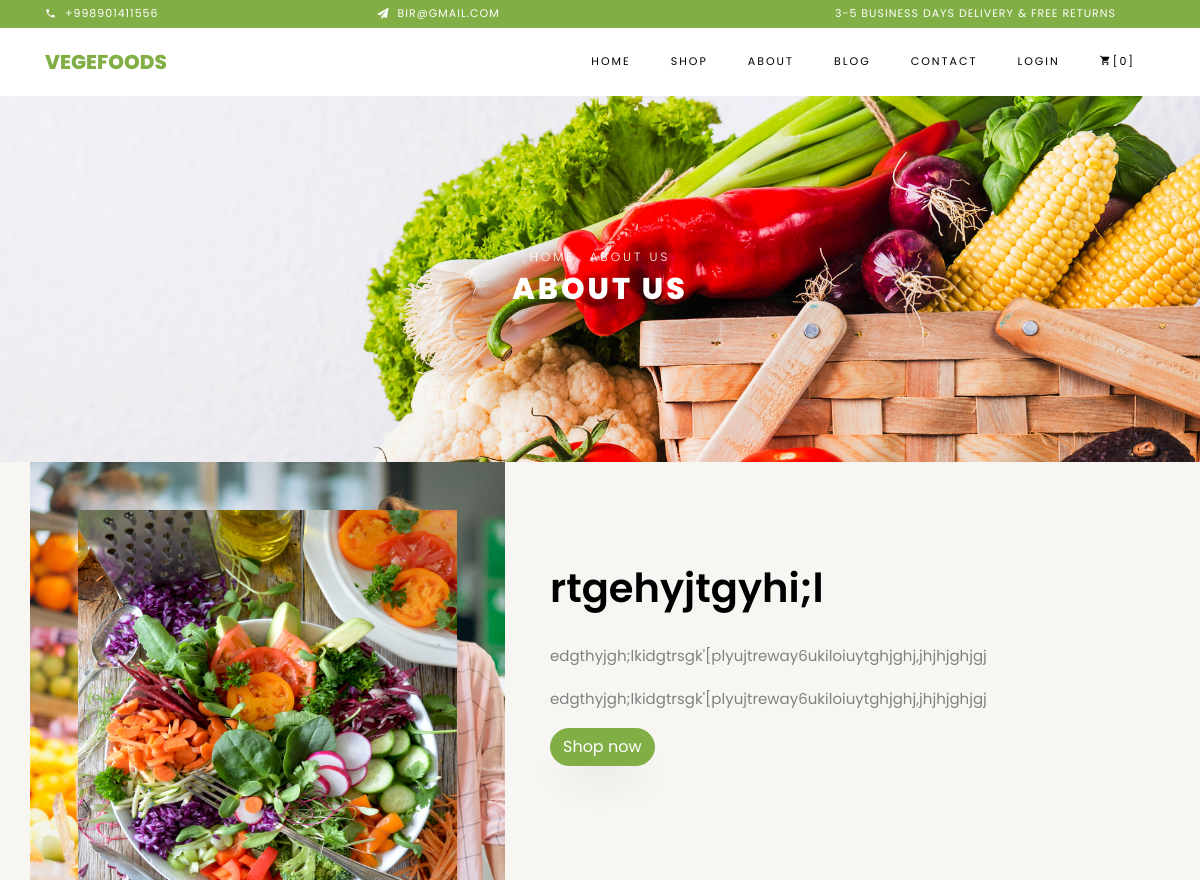
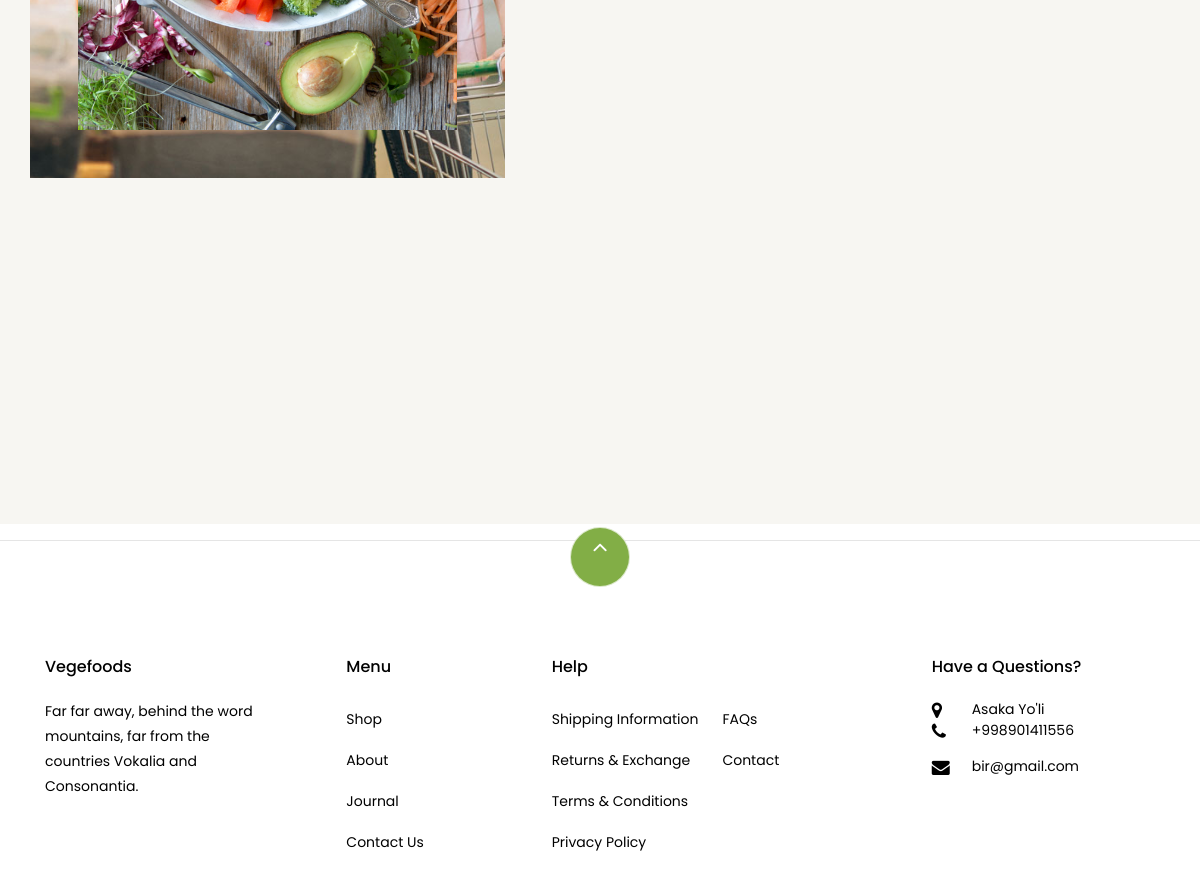
The page /about/ on the database its author committed (2 pictures, top to bottom).
### main/models.py (models this page shows, shortened)
class Info(models.Model):
    address = models.CharField(max_length=255)
    phone_number = models.CharField(max_length=15)
    email = models.CharField(max_length=255)
    website = models.CharField(max_length=200)

class About(models.Model):
    image = models.ImageField(upload_to='about_images/')
    title = models.CharField(max_length=150)
    description = models.CharField(max_length=255)

### main/views.py (the view)
# urls.py: path('about/',about_view , name='about_url'),
def about_view(request):
    if request.user.is_authenticated:
        user = request.user
        basket = Basket.objects.filter(user_id=user.id).count()
    else:
        basket = 0
    context = {
        'basket': basket,
        'about': About.objects.last(),
        'contact': Info.objects.last()
    }
    return render(request, 'about.html', context)

### template/about.html (shortened to what this page needs)
{% extends 'base.html' %}
{% block content %}
{% load static %}
    <div class="hero-wrap hero-bread" style="background-image: url({% static 'images/bg_1.jpg' %});">
      <div class="container">
        <div class="row no-gutters slider-text align-items-center justify-content-center">
          <div class="col-md-9 ftco-animate text-center">
          	<p class="breadcrumbs"><span class="mr-2"><a href="{% url 'index_url' %}">Home</a></span> <span>About us</span></p>
            <h1 class="mb-0 bread">About us</h1>
          </div>
        </div>
      </div>
    </div>
    <section class="ftco-section ftco-no-pb ftco-no-pt bg-light">
			<div class="container">
				<div class="row">
					<div class="col-md-5 p-md-5 img img-2 d-flex justify-content-center align-items-center" style="background-image: url(images/about.jpg);">
						<img style="width:900px; height:500px;" src="{{ about.image.url }}">
					</div>
					<div class="col-md-7 py-5 wrap-about pb-md-5 ftco-animate">
	          <div class="heading-section-bold mb-4 mt-md-5">
	          	<div class="ml-md-0">
		            <h2 class="mb-4">{{ about.title }}</h2>
	            </div>
	          </div>
	          <div class="pb-md-5">
	          	<p>{{about.description}}</p>
							<p>{{about.description}}</p>
							<p><a href="{% url 'shop_url' %}" class="btn btn-primary">Shop now</a></p>
						</div>
					</div>
				</div>
			</div>
		</section>
    <section class="ftco-section bg-light">
			<div class="container">
				<div class="row no-gutters ftco-services">
        </div>
			</div>
		</section>
{% endblock %}

### template/base.html (shortened to what this page needs)
{% load static %}
<!DOCTYPE html>
<html lang="en">
  <head>
    <link rel="stylesheet" href="{% static 'css/open-iconic-bootstrap.min.css' %}">
    <link rel="stylesheet" href="{% static 'css/animate.css' %}">
    <link rel="stylesheet" href="{% static 'css/owl.carousel.min.css' %}">
    <link rel="stylesheet" href="{% static 'css/owl.theme.default.min.css' %}">
    <link rel="stylesheet" href="{% static 'css/magnific-popup.css' %}">
    <link rel="stylesheet" href="{% static 'css/aos.css' %}">
    <link rel="stylesheet" href="{% static 'css/ionicons.min.css' %}">
    <link rel="stylesheet" href="{% static 'css/bootstrap-datepicker.css' %}">
    <link rel="stylesheet" href="{% static 'css/jquery.timepicker.css' %}">
    <link rel="stylesheet" href="{% static 'css/flaticon.css' %}">
    <link rel="stylesheet" href="{% static 'css/icomoon.css' %}">
    <link rel="stylesheet" href="{% static 'css/style.css' %}">
  </head>
  <body class="goto-here">
		<div class="py-1 bg-primary">
    	<div class="container">
    		<div class="row no-gutters d-flex align-items-start align-items-center px-md-0">
	    		<div class="col-lg-12 d-block">
		    		<div class="row d-flex">
		    			<div class="col-md pr-4 d-flex topper align-items-center">
					    	<div class="icon mr-2 d-flex justify-content-center align-items-center"><span class="icon-phone2"></span></div>
						    <span class="text">{{contact.phone_number}}</span>
					    </div>
					    <div class="col-md pr-4 d-flex topper align-items-center">
					    	<div class="icon mr-2 d-flex justify-content-center align-items-center"><span class="icon-paper-plane"></span></div>
						    <span class="text">{{contact.email}}</span>
					    </div>
					    <div class="col-md-5 pr-4 d-flex topper align-items-center text-lg-right">
						    <span class="text">3-5 Business days delivery &amp; Free Returns</span>
					    </div>
				    </div>
			    </div>
		    </div>
		  </div>
    </div>
    <nav class="navbar navbar-expand-lg navbar-dark ftco_navbar bg-dark ftco-navbar-light" id="ftco-navbar">
	    <div class="container">
	      <a class="navbar-brand" href="{% url 'index_url'  %}">Vegefoods</a>
	      <div class="collapse navbar-collapse" id="ftco-nav">
	        <ul class="navbar-nav ml-auto">
	          <li class="nav-item active"><a href="{% url 'index_url' %}" class="nav-link">Home</a></li>
	          <li class="nav-item"><a href="{% url 'shop_url' %}" class="nav-link">Shop</a></li>
	          <li class="nav-item"><a href="{% url 'about_url' %}" class="nav-link">About</a></li>
	          <li class="nav-item"><a href="{% url 'blog_url' %}" class="nav-link">Blog</a></li>
	          <li class="nav-item"><a href="{% url 'contact_url' %}" class="nav-link">Contact</a></li>
                {% if user.is_authenticated %}
                <li class="nav-item"><a href="{% url 'account_url' %}" class="nav-link">Account</a></li>
	          <li class="nav-item cta cta-colored"><a href="{% url 'cart_url' %}" class="nav-link"><span class="icon-shopping_cart"></span>[{{basket}}]</a></li>
                {% else %}
                <li class="nav-item"><a href="{% url 'login_url' %}" class="nav-link">Login</a></li>
	          <li class="nav-item cta cta-colored"><a href="{% url 'cart_url' %}" class="nav-link"><span class="icon-shopping_cart"></span>[0]</a></li>
                {% endif %}
	        </ul>
	      </div>
	    </div>
	  </nav>
{% block content %}
{% endblock %}
    <footer class="ftco-footer ftco-section">
      <div class="container">
      	<div class="row">
      		<div class="mouse">
						<a href="#" class="mouse-icon">
							<div class="mouse-wheel"><span class="ion-ios-arrow-up"></span></div>
						</a>
					</div>
      	</div>
        <div class="row mb-5">
          <div class="col-md">
            <div class="ftco-footer-widget mb-4">
              <h2 class="ftco-heading-2">Vegefoods</h2>
              <p>Far far away, behind the word mountains, far from the countries Vokalia and Consonantia.</p>
            </div>
          </div>
          <div class="col-md">
            <div class="ftco-footer-widget mb-4 ml-md-5">
              <h2 class="ftco-heading-2">Menu</h2>
              <ul class="list-unstyled">
                <li><a href="#" class="py-2 d-block">Shop</a></li>
                <li><a href="#" class="py-2 d-block">About</a></li>
                <li><a href="#" class="py-2 d-block">Journal</a></li>
                <li><a href="#" class="py-2 d-block">Contact Us</a></li>
              </ul>
            </div>
          </div>
          <div class="col-md-4">
             <div class="ftco-footer-widget mb-4">
              <h2 class="ftco-heading-2">Help</h2>
              <div class="d-flex">
	              <ul class="list-unstyled mr-l-5 pr-l-3 mr-4">
	                <li><a href="#" class="py-2 d-block">Shipping Information</a></li>
	                <li><a href="#" class="py-2 d-block">Returns &amp; Exchange</a></li>
	                <li><a href="#" class="py-2 d-block">Terms &amp; Conditions</a></li>
	                <li><a href="#" class="py-2 d-block">Privacy Policy</a></li>
	              </ul>
	              <ul class="list-unstyled">
	                <li><a href="#" class="py-2 d-block">FAQs</a></li>
	                <li><a href="#" class="py-2 d-block">Contact</a></li>
	              </ul>
	            </div>
            </div>
          </div>
          <div class="col-md">
            <div class="ftco-footer-widget mb-4">
            	<h2 class="ftco-heading-2">Have a Questions?</h2>
            	<div class="block-23 mb-3">
	              <ul>
	                <li><span class="icon icon-map-marker"></span><span class="text">{{contact.address}}</span></li>
	                <li><a href="#"><span class="icon icon-phone"></span><span class="text">{{contact.phone_number}}</span></a></li>
	                <li><a href="#"><span class="icon icon-envelope"></span><span class="text">{{contact.email}}</span></a></li>
	              </ul>
	            </div>
            </div>
          </div>
        </div>
      </div>
    </footer>
  </body>
</html>

### static/css/icomoon.css (style rules this page uses)
[class^="icon-"], [class*=" icon-"] { font-family: 'icomoon' !important; speak: none; font-style: normal; font-weight: normal; font-variant: normal; text-transform: none; line-height: 1; -webkit-font-smoothing: antialiased; -moz-osx-font-smoothing: grayscale; }
.icon-map-marker:before { content: "\f041"; }
.icon-phone:before { content: "\f095"; }
.icon-envelope:before { content: "\f0e0"; }
.icon-paper-plane:before { content: "\f1d8"; }
.icon-phone2:before { content: "\e0cd"; }
.icon-shopping_cart:before { content: "\e8cc"; }

### rows shown on the page
Info: phone_number "+998901411556", email "BIR@GMAIL.COM", address "Asaka Yo'li", email "bir@gmail.com"
About: image (picture), title "rtgehyjtgyhi;l", description "edgthyjgh;lkidgtrsgk'[plyujtreway6ukiloiuytghjghj,jhjhjghjgj"
